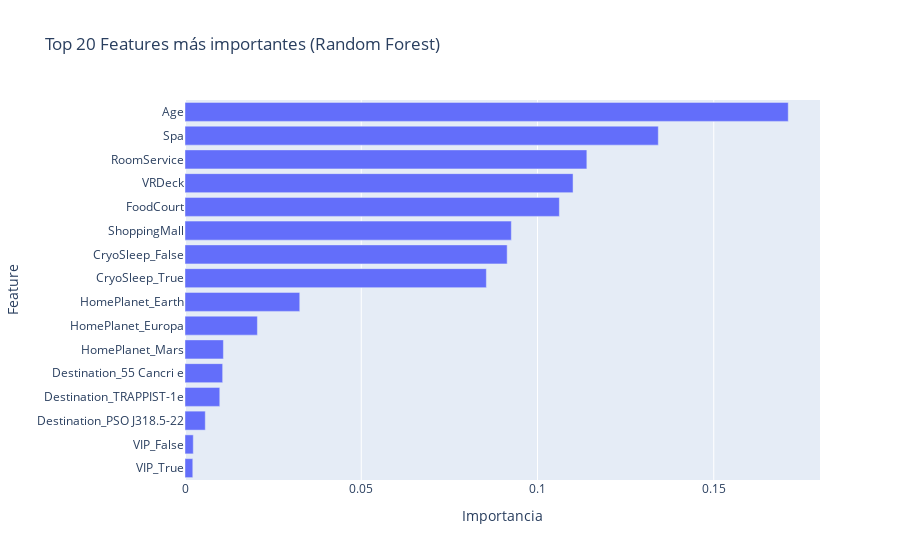

The notebook cell saved with this chart:
### Code cell
import plotly.express as px

# Tomar las 20 features más importantes
top_features = importancia_df.sort_values(by="importance", ascending=False)

# Gráfico interactivo con Plotly
fig = px.bar(
    top_features,
    x="importance",
    y="feature",
    orientation="h",
    title="Top 20 Features más importantes (Random Forest)",
    labels={"importance": "Importancia", "feature": "Feature"},
)

# Invertir el eje Y para que la más importante esté arriba
fig.update_layout(yaxis=dict(autorange="reversed"))

fig.show()

### Figure 1 — Plotly figure (JSON) as saved in the notebook; plotly's stock layout.template omitted (floating-point values rounded to 4 significant figures)
{"data": [{"hovertemplate": "Importancia=%{x}<br>Feature=%{y}<extra></extra>", "legendgroup": "", "marker": {"color": "#636efa", "pattern": {"shape": ""}}, "name": "", "orientation": "h", "showlegend": false, "textposition": "auto", "type": "bar", "x": [0.1711, 0.1343, 0.114, 0.1101, 0.1062, 0.09258, 0.0914, 0.08549, 0.03255, 0.02054, 0.01089, 0.01068, 0.009867, 0.005755, 0.00235, 0.00221], "xaxis": "x", "y": ["Age", "Spa", "RoomService", "VRDeck", "FoodCourt", "ShoppingMall", "CryoSleep_False", "CryoSleep_True", "HomePlanet_Earth", "HomePlanet_Europa", "HomePlanet_Mars", "Destination_55 Cancri e", "Destination_TRAPPIST-1e", "Destination_PSO J318.5-22", "VIP_False", "VIP_True"], "yaxis": "y"}], "layout": {"barmode": "relative", "legend": {"tracegroupgap": 0}, "title": {"text": "Top 20 Features más importantes (Random Forest)"}, "xaxis": {"anchor": "y", "domain": [0, 1], "title": {"text": "Importancia"}}, "yaxis": {"anchor": "x", "autorange": "reversed", "domain": [0, 1], "title": {"text": "Feature"}}}}
